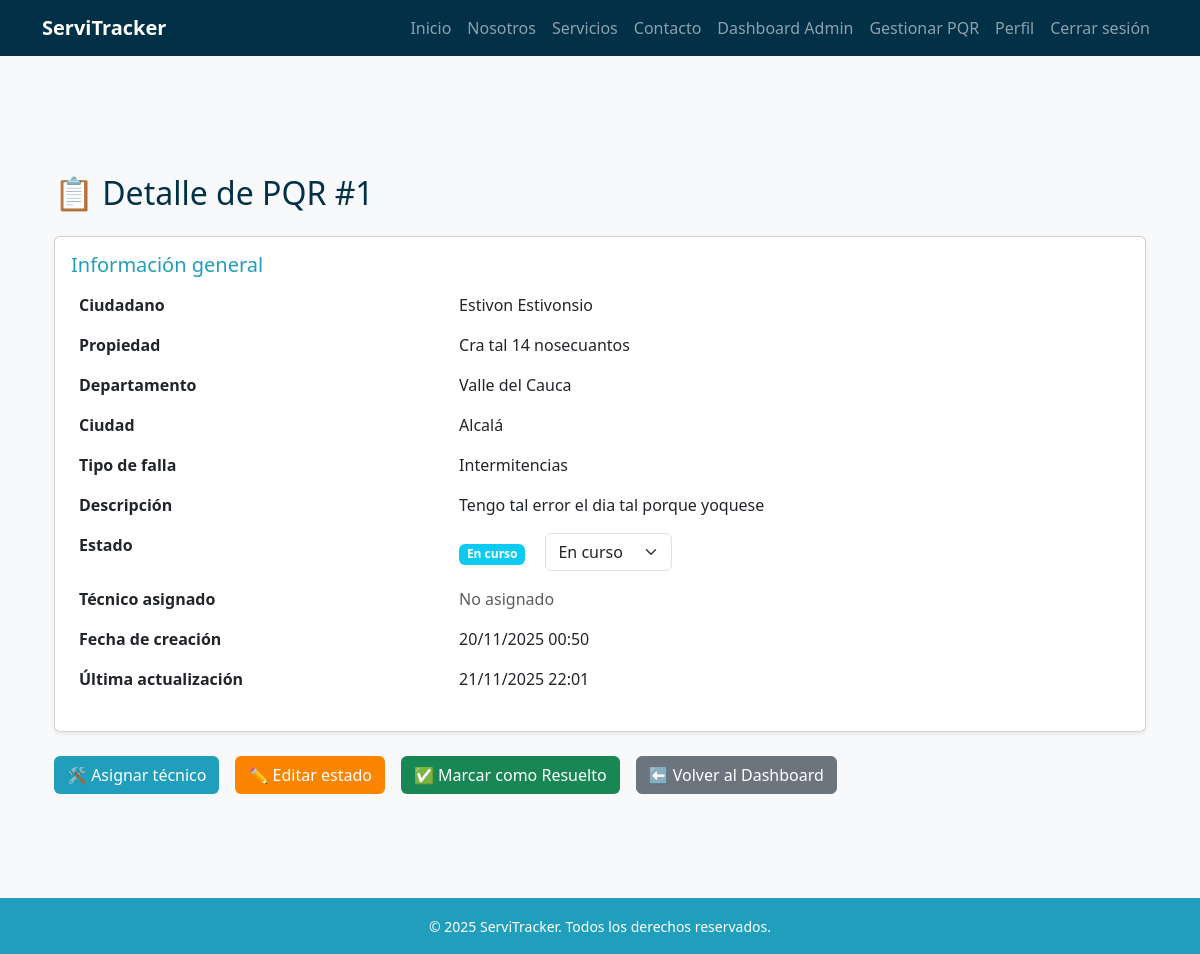
Screenshot of /pqr/1/detalle/ (signed in) with the database file from the repository.
### pqr/models.py (models this page shows, shortened)
class PQR(models.Model):
    ciudadano = models.ForeignKey(
        settings.AUTH_USER_MODEL,
        on_delete=models.SET_NULL,
        null=True,
        blank=True,
        related_name="pqrs_ciudadano"
    )
    propiedad = models.ForeignKey(
        Propiedad,
        on_delete=models.SET_NULL,
        null=True,
        blank=True
    )
    tipo_falla = models.ForeignKey(
        TipoFalla,
        on_delete=models.PROTECT
    )
    descripcion = models.TextField()
    estado = models.ForeignKey(
        EstadoPQR,
        on_delete=models.PROTECT
    )
    tecnico_asignado = models.ForeignKey(
        settings.AUTH_USER_MODEL,
        on_delete=models.SET_NULL,
        null=True,
        blank=True,
        related_name="pqrs_tecnico"
    )
    fecha_creacion = models.DateTimeField(auto_now_add=True)
    fecha_actualizacion = models.DateTimeField(auto_now=True)

class TipoFalla(models.Model):
    nombre = models.CharField(max_length=100)
    def __str__(self):
        return self.nombre

class EstadoPQR(models.Model):
    nombre = models.CharField(max_length=50)

### usuarios/models.py (models this page shows)
class Usuario(AbstractBaseUser, PermissionsMixin):
    ROLES = [
        ("administrador", "Administrador"),
        ("agente", "Agente"),
        ("tecnico", "Técnico"),
        ("ciudadano", "Ciudadano"),
    ]
    documento = models.CharField(max_length=20, unique=True)
    email = models.EmailField(blank=True, null=True)
    nombres = models.CharField(max_length=100, blank=True, null=True)
    apellidos = models.CharField(max_length=100, blank=True, null=True)
    rol = models.CharField(max_length=20, choices=ROLES, default="ciudadano")
    especialidad = models.ForeignKey(Especialidad, on_delete=models.SET_NULL, null=True, blank=True)
    is_active = models.BooleanField(default=True)
    is_staff = models.BooleanField(default=False)
    date_joined = models.DateTimeField(auto_now_add=True)
    objects = UsuarioManager()
    USERNAME_FIELD = "documento"
    REQUIRED_FIELDS = []  # puedes agregar 'email' si quieres que sea obligatorio
    def __str__(self):
        return self.get_public_name()
    def get_full_name(self):
        nombre = (self.nombres or "").strip()
        apellido = (self.apellidos or "").strip()
        full = f"{nombre} {apellido}".strip()
        return full or ""
    def get_public_name(self):
        return self.get_full_name() or "Usuario"

### propiedades/models.py (models this page shows, shortened)
class Propiedad(models.Model):
    usuario = models.ForeignKey(
        settings.AUTH_USER_MODEL,
        on_delete=models.CASCADE,
        related_name='propiedades'
    )
    departamento = models.CharField(max_length=100)
    ciudad = models.CharField(max_length=100)
    direccion = models.CharField(max_length=200)
    activa = models.BooleanField(default=True)

### pqr/views.py (the view)
# urls.py: path('<int:pk>/detalle/', views.detalle_pqr, name='detalle_pqr'),
@login_required
@user_passes_test(lambda u: u.rol in ["agente", "administrador", "tecnico"])
def detalle_pqr(request, pk):
    pqr = get_object_or_404(PQR, pk=pk)
    if pqr.estado.nombre in ["Pendiente", "Urgente", "Muy urgente"]:
        try:
            pqr.actualizar_estado_urgencia()
        except Exception:
            pass
    estados = EstadoPQR.objects.all() if request.user.rol in ["agente", "administrador"] else []
    return render(request, 'pqr/detalle_pqr.html', {
        'pqr': pqr,
        'estados': estados,
    })

### templates/pqr/detalle_pqr.html (shortened to what this page needs)
{% extends 'base.html' %}
{% block content %}
<div class="container my-5">
    <h2 class="text-blue-dark mb-4">📋 Detalle de PQR #{{ pqr.id }}</h2>
    <div class="card shadow-sm">
        <div class="card-body">
            <h5 class="card-title text-blue-mid">Información general</h5>
            <table class="table table-borderless">
                <tbody>
                    <tr>
                        <th scope="row">Ciudadano</th>
                        <td>{{ pqr.ciudadano }}</td>
                    </tr>
                    <tr>
                        <th scope="row">Propiedad</th>
                        <td>{{ pqr.propiedad.direccion }}</td>
                    </tr>
                    <tr>
                        <th scope="row">Departamento</th>
                        <td>{{ pqr.propiedad.departamento }}</td>
                    </tr>
                    <tr>
                        <th scope="row">Ciudad</th>
                        <td>{{ pqr.propiedad.ciudad }}</td>
                    </tr>
                    <tr>
                        <th scope="row">Tipo de falla</th>
                        <td>{{ pqr.tipo_falla }}</td>
                    </tr>
                    <tr>
                        <th scope="row">Descripción</th>
                        <td>{{ pqr.descripcion }}</td>
                    </tr>
                    <tr>
                        <th scope="row">Estado</th>
                        <td>
                            <span class="badge
                                {% if pqr.estado.nombre == 'Pendiente' %} bg-warning
                                {% elif pqr.estado.nombre == 'En curso' %} bg-info
                                {% elif pqr.estado.nombre == 'Resuelto' %} bg-success
                                {% elif pqr.estado.nombre == 'Urgente' %} bg-danger
                                {% elif pqr.estado.nombre == 'Muy urgente' %} bg-dark
                                {% else %} bg-secondary
                                {% endif %}">
                                {{ pqr.estado.nombre }}
                            </span>
                            {% if user.rol == "agente" or user.rol == "administrador" %}
                                <form method="post" action="{% url 'editar_estado_pqr' pqr.pk %}" class="d-inline ms-3">
                                    <select name="estado" class="form-select d-inline w-auto" onchange="this.form.submit()">
                                        {% for estado in estados %}
                                            <option value="{{ estado.id }}" {% if estado.id == pqr.estado.id %}selected{% endif %}>
                                                {{ estado.nombre }}
                                            </option>
                                        {% endfor %}
                                    </select>
                                </form>
                            {% endif %}
                        </td>
                    </tr>
                    <tr>
                        <th scope="row">Técnico asignado</th>
                        <td>
                            {% if pqr.tecnico_asignado %}
                                {{ pqr.tecnico_asignado }}
                            {% else %}
                                <span class="text-muted">No asignado</span>
                            {% endif %}
                        </td>
                    </tr>
                    <tr>
                        <th scope="row">Fecha de creación</th>
                        <td>{{ pqr.fecha_creacion|date:"d/m/Y H:i" }}</td>
                    </tr>
                    <tr>
                        <th scope="row">Última actualización</th>
                        <td>{{ pqr.fecha_actualizacion|date:"d/m/Y H:i" }}</td>
                    </tr>
                </tbody>
            </table>
        </div>
    </div>
    <div class="mt-4 d-flex gap-3">
        {% if user.rol == "agente" or user.rol == "administrador" %}
            <a href="{% url 'asignar_tecnico' pqr.pk %}" class="btn btn-blue-mid">🛠️ Asignar técnico</a>
            <a href="{% url 'editar_estado_pqr' pqr.pk %}" class="btn btn-orange-dark">✏️ Editar estado</a>
        {% endif %}
        {% if user.rol == "tecnico" or user.rol == "agente" or user.rol == "administrador" %}
            {% if pqr.estado.nombre != "Resuelto" %}
                <a href="{% url 'cerrar_pqr' pqr.pk %}" class="btn btn-green-dark">✅ Marcar como Resuelto</a>
            {% endif %}
        {% endif %}
        <a href="{% url 'dashboard_admin' %}" class="btn btn-secondary">⬅️ Volver al Dashboard</a>
    </div>
</div>
{% endblock %}

### static/css/style.css (style rules this page uses)
:root { --blue-light: #8ecae6; --blue-mid: #219ebc; --blue-deep: #126782; --blue-dark: #023047; --yellow: #ffb703; --orange-light: #fd9e02; --orange-dark: #fb8500; --green-light: #198754; --green-dark: #146c43; }
.text-blue-mid { color: var(--blue-mid); }
.text-blue-dark { color: var(--blue-dark); }
body { font-family: 'Segoe UI', sans-serif; background-color: #f8f9fa; padding-top: 70px; min-height: 100vh; display: flex; flex-direction: column; }
.btn-blue-mid { background-color: var(--blue-mid); color: white; }
.btn-orange-dark { background-color: var(--orange-dark); color: white; }
.btn-green-dark { background-color: var(--green-light); color: white; }

### rows the page displays
PQR: id "1", ciudadano "Estivon Estivonsio", propiedad.direccion "Cra tal 14 nosecuantos", propiedad.departamento "Valle del Cauca", propiedad.ciudad "Alcalá", tipo_falla "Intermitencias", descripcion "Tengo tal error el dia tal porque yoquese", estado.nombre "En curso", estado "En curso", fecha_creacion "20/11/2025 00:50", fecha_actualizacion "21/11/2025 22:01"
